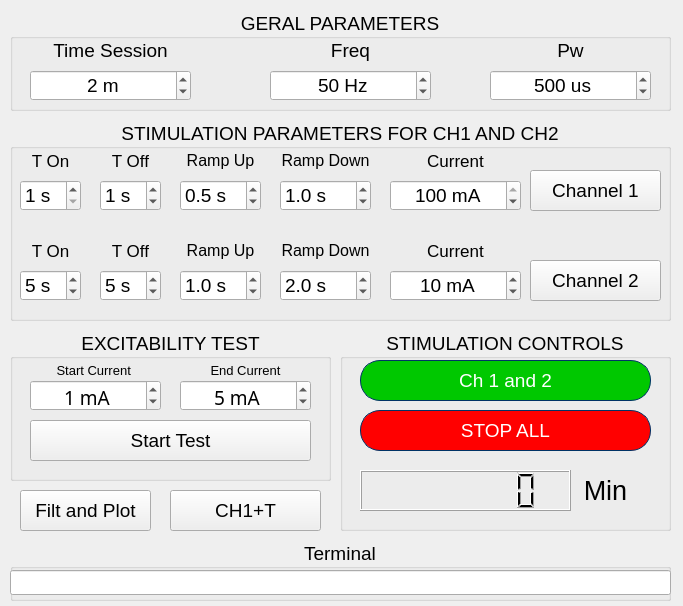
<?xml version="1.0" encoding="UTF-8"?>
<ui version="4.0">
 <author>Meduag</author>
 <class>MainWindow</class>
 <widget class="QMainWindow" name="MainWindow">
  <property name="geometry">
   <rect>
    <x>0</x>
    <y>0</y>
    <width>683</width>
    <height>606</height>
   </rect>
  </property>
  <property name="font">
   <font>
    <family>Arial</family>
    <pointsize>14</pointsize>
   </font>
  </property>
  <property name="windowTitle">
   <string>Estimulador V1</string>
  </property>
  <property name="windowIcon">
   <iconset>
    <normaloff>../../../../.designer/backup/imagenes/Logo Estimulema ico.png</normaloff>../../../../.designer/backup/imagenes/Logo Estimulema ico.png</iconset>
  </property>
  <widget class="QWidget" name="centralwidget">
   <widget class="QGroupBox" name="groupBox">
    <property name="geometry">
     <rect>
      <x>340</x>
      <y>330</y>
      <width>331</width>
      <height>201</height>
     </rect>
    </property>
    <property name="title">
     <string>STIMULATION CONTROLS</string>
    </property>
    <property name="alignment">
     <set>Qt::AlignCenter</set>
    </property>
    <widget class="QPushButton" name="PB_sp">
     <property name="geometry">
      <rect>
       <x>20</x>
       <y>80</y>
       <width>291</width>
       <height>41</height>
      </rect>
     </property>
     <property name="font">
      <font>
       <family>Arial</family>
       <pointsize>14</pointsize>
       <weight>50</weight>
       <bold>false</bold>
      </font>
     </property>
     <property name="styleSheet">
      <string notr="true">border-style: solid;
border-width: 1px;
border-color: rgb(0, 51, 102);
background-color: rgb(255, 0, 0);
color: rgb(255, 255, 255);
border-radius: 20px;</string>
     </property>
     <property name="text">
      <string>STOP ALL</string>
     </property>
    </widget>
    <widget class="QPushButton" name="PB_ch12">
     <property name="geometry">
      <rect>
       <x>20</x>
       <y>30</y>
       <width>291</width>
       <height>41</height>
      </rect>
     </property>
     <property name="font">
      <font>
       <family>Arial</family>
       <pointsize>14</pointsize>
       <weight>9</weight>
       <italic>false</italic>
       <bold>false</bold>
      </font>
     </property>
     <property name="styleSheet">
      <string notr="true">font: 75 14pt &quot;Arial&quot;;
border-style: solid;
border-width: 1px;
border-color: rgb(0, 51, 102);
background-color: rgb(0, 200, 0);
color: rgb(255, 255, 255);
border-radius: 20px;</string>
     </property>
     <property name="text">
      <string>Ch 1 and 2</string>
     </property>
    </widget>
    <widget class="QLCDNumber" name="lcdNumber">
     <property name="geometry">
      <rect>
       <x>20</x>
       <y>140</y>
       <width>211</width>
       <height>41</height>
      </rect>
     </property>
     <property name="font">
      <font>
       <pointsize>20</pointsize>
      </font>
     </property>
     <property name="layoutDirection">
      <enum>Qt::LeftToRight</enum>
     </property>
     <property name="digitCount">
      <number>7</number>
     </property>
     <property name="segmentStyle">
      <enum>QLCDNumber::Filled</enum>
     </property>
     <property name="intValue" stdset="0">
      <number>0</number>
     </property>
    </widget>
    <widget class="QLabel" name="label_19">
     <property name="geometry">
      <rect>
       <x>240</x>
       <y>140</y>
       <width>51</width>
       <height>41</height>
      </rect>
     </property>
     <property name="font">
      <font>
       <pointsize>20</pointsize>
      </font>
     </property>
     <property name="text">
      <string>Min</string>
     </property>
     <property name="alignment">
      <set>Qt::AlignCenter</set>
     </property>
    </widget>
   </widget>
   <widget class="QGroupBox" name="groupBox_2">
    <property name="geometry">
     <rect>
      <x>10</x>
      <y>330</y>
      <width>321</width>
      <height>151</height>
     </rect>
    </property>
    <property name="title">
     <string>EXCITABILITY TEST</string>
    </property>
    <property name="alignment">
     <set>Qt::AlignCenter</set>
    </property>
    <widget class="QSpinBox" name="spinBox_limA">
     <property name="geometry">
      <rect>
       <x>20</x>
       <y>50</y>
       <width>131</width>
       <height>31</height>
      </rect>
     </property>
     <property name="font">
      <font>
       <family>Segoe MDL2 Assets</family>
       <pointsize>14</pointsize>
      </font>
     </property>
     <property name="alignment">
      <set>Qt::AlignHCenter|Qt::AlignTop</set>
     </property>
     <property name="suffix">
      <string> mA</string>
     </property>
     <property name="maximum">
      <number>50</number>
     </property>
     <property name="value">
      <number>1</number>
     </property>
    </widget>
    <widget class="QPushButton" name="PB_tex">
     <property name="geometry">
      <rect>
       <x>20</x>
       <y>90</y>
       <width>281</width>
       <height>41</height>
      </rect>
     </property>
     <property name="font">
      <font>
       <pointsize>14</pointsize>
      </font>
     </property>
     <property name="text">
      <string>Start Test</string>
     </property>
    </widget>
    <widget class="QSpinBox" name="spinBox_lfmA">
     <property name="geometry">
      <rect>
       <x>170</x>
       <y>50</y>
       <width>131</width>
       <height>31</height>
      </rect>
     </property>
     <property name="font">
      <font>
       <family>Segoe MDL2 Assets</family>
       <pointsize>14</pointsize>
      </font>
     </property>
     <property name="alignment">
      <set>Qt::AlignHCenter|Qt::AlignTop</set>
     </property>
     <property name="suffix">
      <string> mA</string>
     </property>
     <property name="maximum">
      <number>100</number>
     </property>
     <property name="value">
      <number>5</number>
     </property>
    </widget>
    <widget class="QLabel" name="label_10">
     <property name="geometry">
      <rect>
       <x>20</x>
       <y>30</y>
       <width>131</width>
       <height>20</height>
      </rect>
     </property>
     <property name="font">
      <font>
       <pointsize>10</pointsize>
      </font>
     </property>
     <property name="text">
      <string>Start Current </string>
     </property>
     <property name="alignment">
      <set>Qt::AlignCenter</set>
     </property>
    </widget>
    <widget class="QLabel" name="label_11">
     <property name="geometry">
      <rect>
       <x>170</x>
       <y>30</y>
       <width>131</width>
       <height>20</height>
      </rect>
     </property>
     <property name="font">
      <font>
       <pointsize>10</pointsize>
      </font>
     </property>
     <property name="text">
      <string>End Current</string>
     </property>
     <property name="alignment">
      <set>Qt::AlignCenter</set>
     </property>
    </widget>
   </widget>
   <widget class="QGroupBox" name="groupBox_3">
    <property name="geometry">
     <rect>
      <x>10</x>
      <y>120</y>
      <width>661</width>
      <height>201</height>
     </rect>
    </property>
    <property name="title">
     <string>STIMULATION PARAMETERS FOR CH1 AND CH2</string>
    </property>
    <property name="alignment">
     <set>Qt::AlignCenter</set>
    </property>
    <widget class="QSpinBox" name="spinBox_tf2">
     <property name="geometry">
      <rect>
       <x>90</x>
       <y>150</y>
       <width>61</width>
       <height>31</height>
      </rect>
     </property>
     <property name="suffix">
      <string> s</string>
     </property>
     <property name="minimum">
      <number>0</number>
     </property>
     <property name="value">
      <number>5</number>
     </property>
    </widget>
    <widget class="QLabel" name="label_8">
     <property name="geometry">
      <rect>
       <x>170</x>
       <y>20</y>
       <width>81</width>
       <height>41</height>
      </rect>
     </property>
     <property name="font">
      <font>
       <pointsize>12</pointsize>
      </font>
     </property>
     <property name="text">
      <string>Ramp Up</string>
     </property>
     <property name="alignment">
      <set>Qt::AlignCenter</set>
     </property>
    </widget>
    <widget class="QLabel" name="label_14">
     <property name="geometry">
      <rect>
       <x>170</x>
       <y>110</y>
       <width>81</width>
       <height>41</height>
      </rect>
     </property>
     <property name="font">
      <font>
       <pointsize>12</pointsize>
      </font>
     </property>
     <property name="text">
      <string>Ramp Up</string>
     </property>
     <property name="alignment">
      <set>Qt::AlignCenter</set>
     </property>
    </widget>
    <widget class="QLabel" name="label_4">
     <property name="geometry">
      <rect>
       <x>10</x>
       <y>20</y>
       <width>61</width>
       <height>41</height>
      </rect>
     </property>
     <property name="font">
      <font>
       <pointsize>13</pointsize>
      </font>
     </property>
     <property name="text">
      <string>T On</string>
     </property>
     <property name="alignment">
      <set>Qt::AlignCenter</set>
     </property>
    </widget>
    <widget class="QSpinBox" name="spinBox_tn1">
     <property name="geometry">
      <rect>
       <x>10</x>
       <y>60</y>
       <width>61</width>
       <height>31</height>
      </rect>
     </property>
     <property name="suffix">
      <string> s</string>
     </property>
     <property name="minimum">
      <number>1</number>
     </property>
     <property name="value">
      <number>1</number>
     </property>
    </widget>
    <widget class="QPushButton" name="PB_ch2">
     <property name="geometry">
      <rect>
       <x>520</x>
       <y>140</y>
       <width>131</width>
       <height>41</height>
      </rect>
     </property>
     <property name="text">
      <string>Channel 2</string>
     </property>
    </widget>
    <widget class="QLabel" name="label_5">
     <property name="geometry">
      <rect>
       <x>90</x>
       <y>20</y>
       <width>61</width>
       <height>41</height>
      </rect>
     </property>
     <property name="font">
      <font>
       <pointsize>13</pointsize>
      </font>
     </property>
     <property name="text">
      <string>T Off</string>
     </property>
     <property name="alignment">
      <set>Qt::AlignCenter</set>
     </property>
    </widget>
    <widget class="QSpinBox" name="spinBox_tf1">
     <property name="geometry">
      <rect>
       <x>90</x>
       <y>60</y>
       <width>61</width>
       <height>31</height>
      </rect>
     </property>
     <property name="suffix">
      <string> s</string>
     </property>
     <property name="minimum">
      <number>0</number>
     </property>
     <property name="value">
      <number>1</number>
     </property>
    </widget>
    <widget class="QLabel" name="label_9">
     <property name="geometry">
      <rect>
       <x>380</x>
       <y>20</y>
       <width>131</width>
       <height>41</height>
      </rect>
     </property>
     <property name="font">
      <font>
       <pointsize>13</pointsize>
      </font>
     </property>
     <property name="text">
      <string>Current</string>
     </property>
     <property name="alignment">
      <set>Qt::AlignCenter</set>
     </property>
    </widget>
    <widget class="QSpinBox" name="spinBox_tn2">
     <property name="geometry">
      <rect>
       <x>10</x>
       <y>150</y>
       <width>61</width>
       <height>31</height>
      </rect>
     </property>
     <property name="suffix">
      <string> s</string>
     </property>
     <property name="minimum">
      <number>1</number>
     </property>
     <property name="value">
      <number>5</number>
     </property>
    </widget>
    <widget class="QSpinBox" name="spinBox_ma1">
     <property name="geometry">
      <rect>
       <x>380</x>
       <y>60</y>
       <width>131</width>
       <height>31</height>
      </rect>
     </property>
     <property name="alignment">
      <set>Qt::AlignCenter</set>
     </property>
     <property name="suffix">
      <string> mA</string>
     </property>
     <property name="maximum">
      <number>100</number>
     </property>
     <property name="singleStep">
      <number>1</number>
     </property>
     <property name="value">
      <number>100</number>
     </property>
    </widget>
    <widget class="QLabel" name="label_15">
     <property name="geometry">
      <rect>
       <x>90</x>
       <y>110</y>
       <width>61</width>
       <height>41</height>
      </rect>
     </property>
     <property name="font">
      <font>
       <pointsize>13</pointsize>
      </font>
     </property>
     <property name="text">
      <string>T Off</string>
     </property>
     <property name="alignment">
      <set>Qt::AlignCenter</set>
     </property>
    </widget>
    <widget class="QPushButton" name="PB_ch1">
     <property name="geometry">
      <rect>
       <x>520</x>
       <y>50</y>
       <width>131</width>
       <height>41</height>
      </rect>
     </property>
     <property name="text">
      <string>Channel 1</string>
     </property>
    </widget>
    <widget class="QLabel" name="label_16">
     <property name="geometry">
      <rect>
       <x>380</x>
       <y>110</y>
       <width>131</width>
       <height>41</height>
      </rect>
     </property>
     <property name="font">
      <font>
       <pointsize>13</pointsize>
      </font>
     </property>
     <property name="text">
      <string>Current</string>
     </property>
     <property name="alignment">
      <set>Qt::AlignCenter</set>
     </property>
    </widget>
    <widget class="QSpinBox" name="spinBox_ma2">
     <property name="geometry">
      <rect>
       <x>380</x>
       <y>150</y>
       <width>131</width>
       <height>31</height>
      </rect>
     </property>
     <property name="alignment">
      <set>Qt::AlignCenter</set>
     </property>
     <property name="suffix">
      <string> mA</string>
     </property>
     <property name="maximum">
      <number>100</number>
     </property>
     <property name="singleStep">
      <number>1</number>
     </property>
     <property name="value">
      <number>10</number>
     </property>
    </widget>
    <widget class="QLabel" name="label_13">
     <property name="geometry">
      <rect>
       <x>10</x>
       <y>110</y>
       <width>61</width>
       <height>41</height>
      </rect>
     </property>
     <property name="font">
      <font>
       <pointsize>13</pointsize>
      </font>
     </property>
     <property name="text">
      <string>T On</string>
     </property>
     <property name="alignment">
      <set>Qt::AlignCenter</set>
     </property>
    </widget>
    <widget class="QDoubleSpinBox" name="spinBox_ri1">
     <property name="geometry">
      <rect>
       <x>170</x>
       <y>60</y>
       <width>81</width>
       <height>31</height>
      </rect>
     </property>
     <property name="prefix">
      <string/>
     </property>
     <property name="suffix">
      <string> s</string>
     </property>
     <property name="decimals">
      <number>1</number>
     </property>
     <property name="maximum">
      <double>10.000000000000000</double>
     </property>
     <property name="singleStep">
      <double>0.500000000000000</double>
     </property>
     <property name="value">
      <double>0.500000000000000</double>
     </property>
    </widget>
    <widget class="QDoubleSpinBox" name="spinBox_ri2">
     <property name="geometry">
      <rect>
       <x>170</x>
       <y>150</y>
       <width>81</width>
       <height>31</height>
      </rect>
     </property>
     <property name="prefix">
      <string/>
     </property>
     <property name="suffix">
      <string> s</string>
     </property>
     <property name="decimals">
      <number>1</number>
     </property>
     <property name="maximum">
      <double>10.000000000000000</double>
     </property>
     <property name="singleStep">
      <double>0.500000000000000</double>
     </property>
     <property name="value">
      <double>1.000000000000000</double>
     </property>
    </widget>
    <widget class="QDoubleSpinBox" name="spinBox_rf2">
     <property name="geometry">
      <rect>
       <x>270</x>
       <y>150</y>
       <width>91</width>
       <height>31</height>
      </rect>
     </property>
     <property name="prefix">
      <string/>
     </property>
     <property name="suffix">
      <string> s</string>
     </property>
     <property name="decimals">
      <number>1</number>
     </property>
     <property name="maximum">
      <double>10.000000000000000</double>
     </property>
     <property name="singleStep">
      <double>0.500000000000000</double>
     </property>
     <property name="value">
      <double>2.000000000000000</double>
     </property>
    </widget>
    <widget class="QLabel" name="label_17">
     <property name="geometry">
      <rect>
       <x>270</x>
       <y>110</y>
       <width>91</width>
       <height>41</height>
      </rect>
     </property>
     <property name="font">
      <font>
       <pointsize>12</pointsize>
      </font>
     </property>
     <property name="text">
      <string>Ramp Down</string>
     </property>
     <property name="alignment">
      <set>Qt::AlignCenter</set>
     </property>
    </widget>
    <widget class="QDoubleSpinBox" name="spinBox_rf1">
     <property name="geometry">
      <rect>
       <x>270</x>
       <y>60</y>
       <width>91</width>
       <height>31</height>
      </rect>
     </property>
     <property name="prefix">
      <string/>
     </property>
     <property name="suffix">
      <string> s</string>
     </property>
     <property name="decimals">
      <number>1</number>
     </property>
     <property name="maximum">
      <double>10.000000000000000</double>
     </property>
     <property name="singleStep">
      <double>0.500000000000000</double>
     </property>
     <property name="value">
      <double>1.000000000000000</double>
     </property>
    </widget>
    <widget class="QLabel" name="label_18">
     <property name="geometry">
      <rect>
       <x>270</x>
       <y>20</y>
       <width>91</width>
       <height>41</height>
      </rect>
     </property>
     <property name="font">
      <font>
       <pointsize>12</pointsize>
      </font>
     </property>
     <property name="text">
      <string>Ramp Down</string>
     </property>
     <property name="alignment">
      <set>Qt::AlignCenter</set>
     </property>
    </widget>
   </widget>
   <widget class="QGroupBox" name="groupBox_4">
    <property name="geometry">
     <rect>
      <x>10</x>
      <y>10</y>
      <width>661</width>
      <height>101</height>
     </rect>
    </property>
    <property name="title">
     <string>GERAL PARAMETERS</string>
    </property>
    <property name="alignment">
     <set>Qt::AlignCenter</set>
    </property>
    <widget class="QSpinBox" name="spinBox_ts">
     <property name="geometry">
      <rect>
       <x>20</x>
       <y>60</y>
       <width>161</width>
       <height>31</height>
      </rect>
     </property>
     <property name="alignment">
      <set>Qt::AlignCenter</set>
     </property>
     <property name="suffix">
      <string> m</string>
     </property>
     <property name="value">
      <number>2</number>
     </property>
    </widget>
    <widget class="QLabel" name="label_6">
     <property name="geometry">
      <rect>
       <x>260</x>
       <y>20</y>
       <width>161</width>
       <height>41</height>
      </rect>
     </property>
     <property name="font">
      <font>
       <pointsize>14</pointsize>
      </font>
     </property>
     <property name="text">
      <string>Freq</string>
     </property>
     <property name="alignment">
      <set>Qt::AlignCenter</set>
     </property>
    </widget>
    <widget class="QSpinBox" name="spinBox_f">
     <property name="geometry">
      <rect>
       <x>260</x>
       <y>60</y>
       <width>161</width>
       <height>31</height>
      </rect>
     </property>
     <property name="alignment">
      <set>Qt::AlignCenter</set>
     </property>
     <property name="suffix">
      <string> Hz</string>
     </property>
     <property name="minimum">
      <number>1</number>
     </property>
     <property name="maximum">
      <number>300</number>
     </property>
     <property name="singleStep">
      <number>1</number>
     </property>
     <property name="value">
      <number>50</number>
     </property>
    </widget>
    <widget class="QLabel" name="label_7">
     <property name="geometry">
      <rect>
       <x>480</x>
       <y>20</y>
       <width>161</width>
       <height>41</height>
      </rect>
     </property>
     <property name="font">
      <font>
       <pointsize>14</pointsize>
      </font>
     </property>
     <property name="text">
      <string>Pw</string>
     </property>
     <property name="alignment">
      <set>Qt::AlignCenter</set>
     </property>
    </widget>
    <widget class="QLabel" name="label_3">
     <property name="geometry">
      <rect>
       <x>20</x>
       <y>20</y>
       <width>161</width>
       <height>41</height>
      </rect>
     </property>
     <property name="text">
      <string>Time Session</string>
     </property>
     <property name="alignment">
      <set>Qt::AlignCenter</set>
     </property>
    </widget>
    <widget class="QSpinBox" name="spinBox_pw">
     <property name="geometry">
      <rect>
       <x>480</x>
       <y>60</y>
       <width>161</width>
       <height>31</height>
      </rect>
     </property>
     <property name="alignment">
      <set>Qt::AlignCenter</set>
     </property>
     <property name="suffix">
      <string> us</string>
     </property>
     <property name="minimum">
      <number>20</number>
     </property>
     <property name="maximum">
      <number>5000</number>
     </property>
     <property name="singleStep">
      <number>50</number>
     </property>
     <property name="value">
      <number>500</number>
     </property>
    </widget>
   </widget>
   <widget class="QGroupBox" name="groupBox_5">
    <property name="geometry">
     <rect>
      <x>10</x>
      <y>540</y>
      <width>661</width>
      <height>61</height>
     </rect>
    </property>
    <property name="title">
     <string>Terminal</string>
    </property>
    <property name="alignment">
     <set>Qt::AlignCenter</set>
    </property>
    <property name="flat">
     <bool>true</bool>
    </property>
    <widget class="QLineEdit" name="lineEdit_terminal">
     <property name="geometry">
      <rect>
       <x>0</x>
       <y>30</y>
       <width>661</width>
       <height>25</height>
      </rect>
     </property>
    </widget>
   </widget>
   <widget class="QPushButton" name="PB_fil_plot">
    <property name="geometry">
     <rect>
      <x>20</x>
      <y>490</y>
      <width>131</width>
      <height>41</height>
     </rect>
    </property>
    <property name="text">
     <string>Filt and Plot</string>
    </property>
   </widget>
   <widget class="QPushButton" name="PB_ch1_rh">
    <property name="geometry">
     <rect>
      <x>170</x>
      <y>490</y>
      <width>151</width>
      <height>41</height>
     </rect>
    </property>
    <property name="text">
     <string>CH1+T</string>
    </property>
   </widget>
  </widget>
 </widget>
 <resources/>
 <connections>
  <connection>
   <sender>spinBox_ma1</sender>
   <signal>valueChanged(int)</signal>
   <receiver>spinBox_lfmA</receiver>
   <slot>setValue(int)</slot>
   <hints>
    <hint type="sourcelabel">
     <x>455</x>
     <y>198</y>
    </hint>
    <hint type="destinationlabel">
     <x>235</x>
     <y>396</y>
    </hint>
   </hints>
  </connection>
  <connection>
   <sender>spinBox_lfmA</sender>
   <signal>valueChanged(int)</signal>
   <receiver>spinBox_ma1</receiver>
   <slot>setValue(int)</slot>
   <hints>
    <hint type="sourcelabel">
     <x>274</x>
     <y>390</y>
    </hint>
    <hint type="destinationlabel">
     <x>466</x>
     <y>203</y>
    </hint>
   </hints>
  </connection>
 </connections>
</ui>
